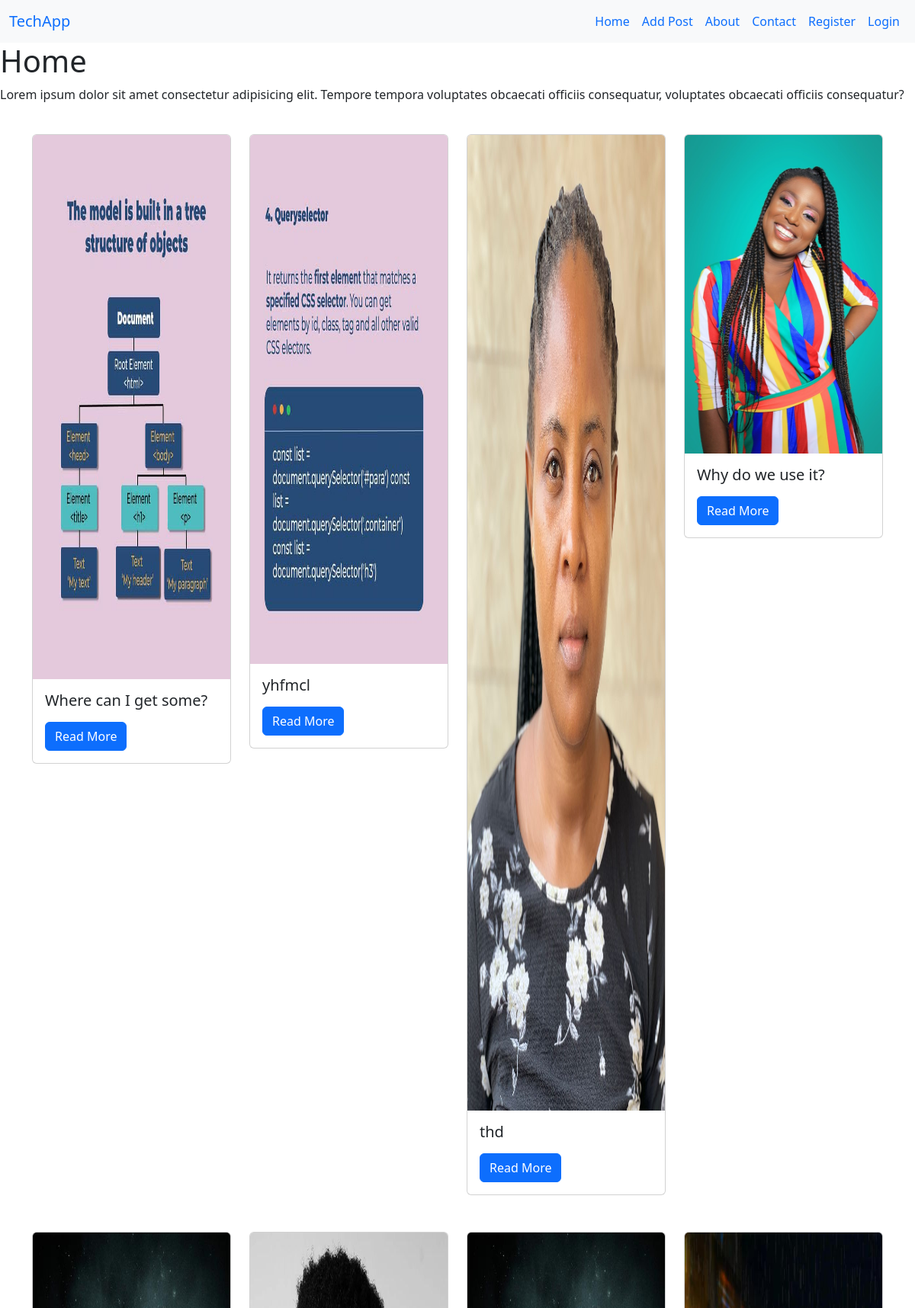
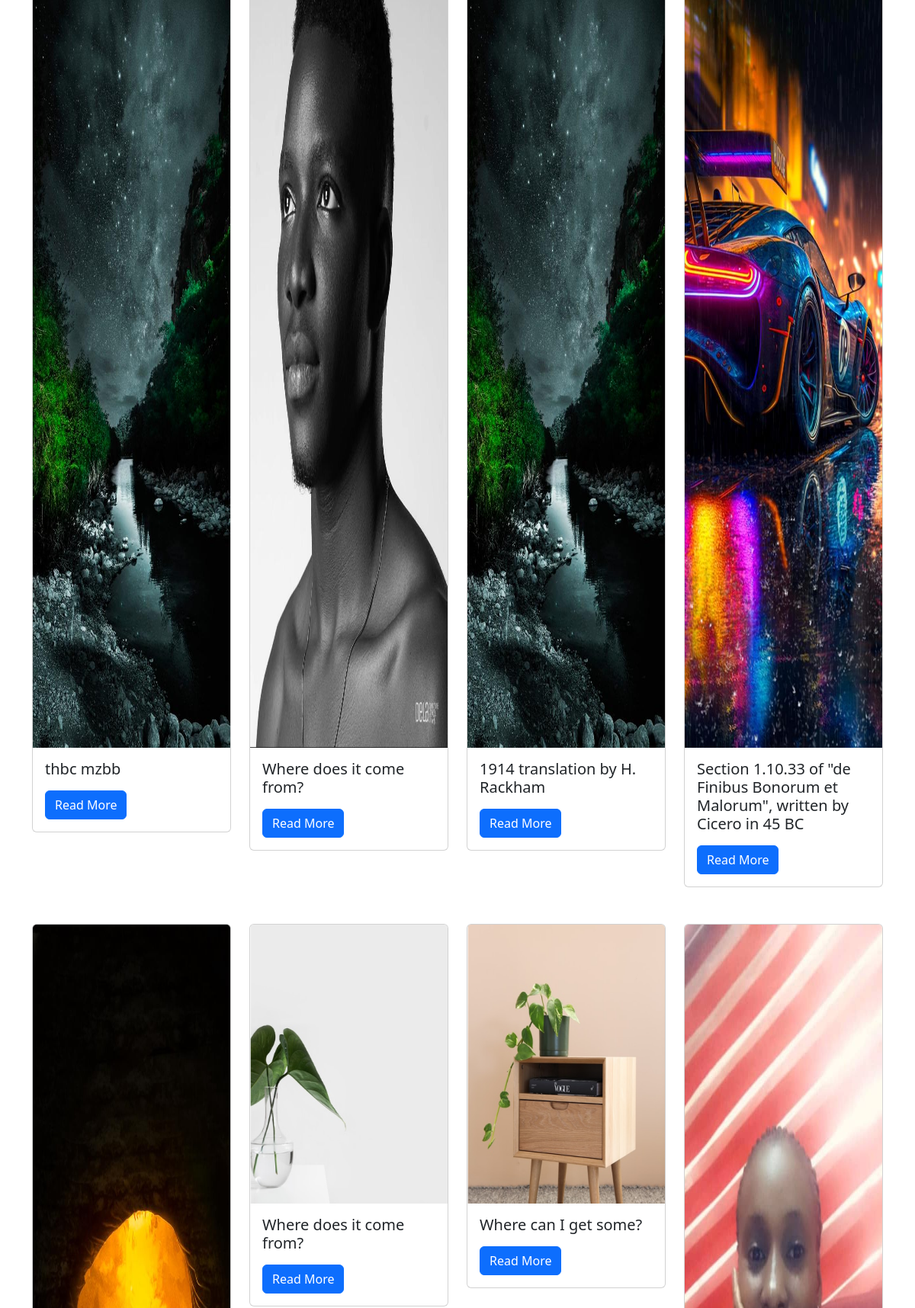
/home/ (upper part), run on the app's committed database (2 pictures, top to bottom).
### techApp/models.py (models this page shows)
class Post(models.Model):
    title=models.CharField(max_length=100,blank=False,null=False)
    discriptions=models.TextField(blank=False, null=False)
    image = ImageField()
    def __str__(self):
        return self.title

### techApp/views.py (the view)
# urls.py: path('home/', HomePageView.as_view(), name = 'home'),
class HomePageView(TemplateView):
    template_name = "home.html"
    def get_context_data(self, **kwargs):
        context = super().get_context_data(**kwargs)
        context['posts'] = Post.objects.all().order_by('-id')
        return context

### template/home.html (shortened to what this page needs)
{% extends 'base.html' %}
{% load thumbnail %}
{% block body %}
<h1>Home</h1>
<p>Lorem ipsum dolor sit amet consectetur adipisicing elit. Tempore tempora voluptates obcaecati officiis
    consequatur, voluptates obcaecati officiis consequatur?</p>
<div class="container">
    <div class="row">
        {% for post in posts %}
        <div class="col-md-3 my-4">
            <div class="card">
                {% thumbnail post.image "200x200" crop="center" as im %}
                <img src="{{ im.url }}" class="card-img-top" width="{{ im.width }}" height="{{ im.height }}">
                {% endthumbnail %}
                <div class="card-body">
                    <h5 class="card-title">{{post.title}} </h5>
                    <a href="{% url 'detail' post.id %}" class="btn btn-primary">Read More</a>
                </div>
            </div>
        </div>
        {% endfor %}
    </div>
</div>
{% endblock body %}

### template/base.html (shortened to what this page needs)
<!DOCTYPE html>
<html lang="en">
<head>
    <link href="https://cdn.jsdelivr.net/npm/bootstrap@5.3.0-alpha2/dist/css/bootstrap.min.css" rel="stylesheet"
>
</head>
<body>
    <nav class="navbar navbar-expand-lg bg-body-tertiary">
        <div class="container-fluid">
            <a class="navbar-brand text-primary" href="{% url 'home' %}">TechApp</a>
            <div class="collapse navbar-collapse" id="navbarNavAltMarkup">
                <div class="navbar-nav ms-auto">
                    <a class="nav-link active text-primary" aria-current="page" href="{% url 'home' %}">Home</a>
                    <a class="nav-link text-primary" href="{% url 'post' %}">Add Post</a>
                    <a class="nav-link text-primary" href="{% url 'about' %}">About</a>
                    <a class="nav-link text-primary" href="{% url 'contact' %}">Contact</a>
                    {% if user.is_authenticated %}
                    <a class="nav-link text-primary" href="#">Hello, {{request.user}}</a>
                    {% else %}
                    <a class="nav-link text-primary" href="{% url 'register' %}">Register</a>
                    <a class="nav-link text-primary" href="{% url 'login' %}">Login</a>
                    {% endif %}
                </div>
            </div>
        </div>
    </nav>
    {% block body %}
    {% endblock body %}
</body>
</html>

### data on the page
Post: shows a picture, title "Where can I get some?"
Post: shows a picture, title "yhfmcl"
Post: shows a picture, title "thd"
Post: shows a picture, title "Why do we use it?"
Post: title "thbc mzbb"
Post: shows a picture, title "Where does it come from?"
Post: title "1914 translation by H. Rackham"
Post: shows a picture, title "Section 1.10.33 of \"de Finibus Bonorum et Malorum\", written by Cicero in 45 BC"
Post: shows a picture
Post: shows a picture, title "Where does it come from?"
Post: shows a picture, title "Where can I get some?"
Post: shows a picture
